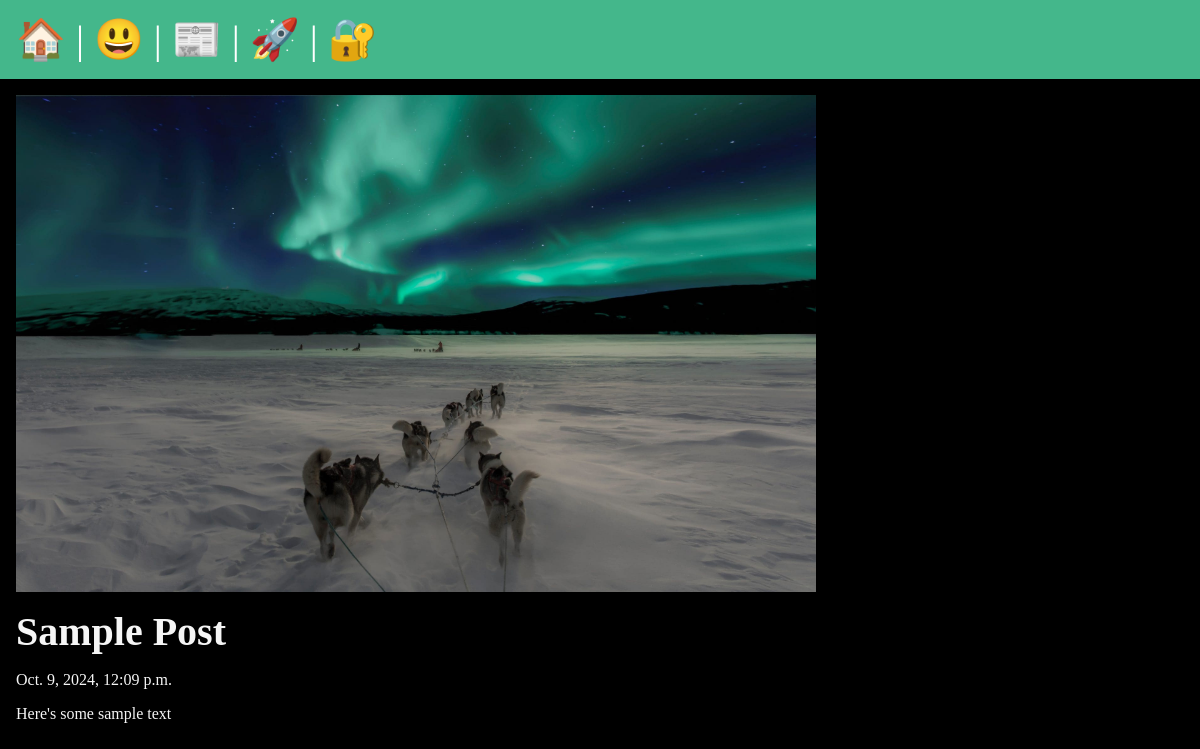
Screenshot of /posts/sample-post with the database file from the repository.
### posts/models.py (models this page shows, shortened)
class Post(models.Model):
    title = models.CharField(max_length=75)
    body = models.TextField()
    slug = models.SlugField()
    date = models.DateTimeField(auto_now_add=True)
    banner = models.ImageField(default='fallback.jpg', blank=True)
    author = models.ForeignKey(User, on_delete=models.CASCADE, default=None)

### posts/views.py (the view)
# urls.py: path('<slug:slug>', views.post_page, name="page"),
def post_page(request, slug):
    post = Post.objects.get(slug=slug)
    return render(request, 'posts/post_page.html', { 'post' : post })

### posts/templates/posts/post_page.html (shortened to what this page needs)
{% extends "layout.html" %}
{% block content %}
    <section>
        <img
        class="banner"
        src="{{ post.banner.url }}"
        alt="{{post.title}}"/>
        <h1>{{post.title}}</h1>
        <p> {{post.date}} </p>
        <p> {{post.body}} </p>
    </section>
{% endblock %}

### static/css/style.css (style rules this page uses)
* { margin: 0; padding: 0; box-sizing: border-box; }
body { min-height: 100vh; background-color: black; color: whitesmoke; font-size: 3rem; }
section { display: flex; flex-flow: column; gap: 1rem; }
h1, h2 { font-size: 2.5rem; }
p { font-size: 1rem; }
.banner { display: block; width: 100%; max-width: 800px; }

### rows the page displays
Post: banner (picture), title "Sample Post", date "Oct. 9, 2024, 12:09 p.m.", body "Here's some sample text"
